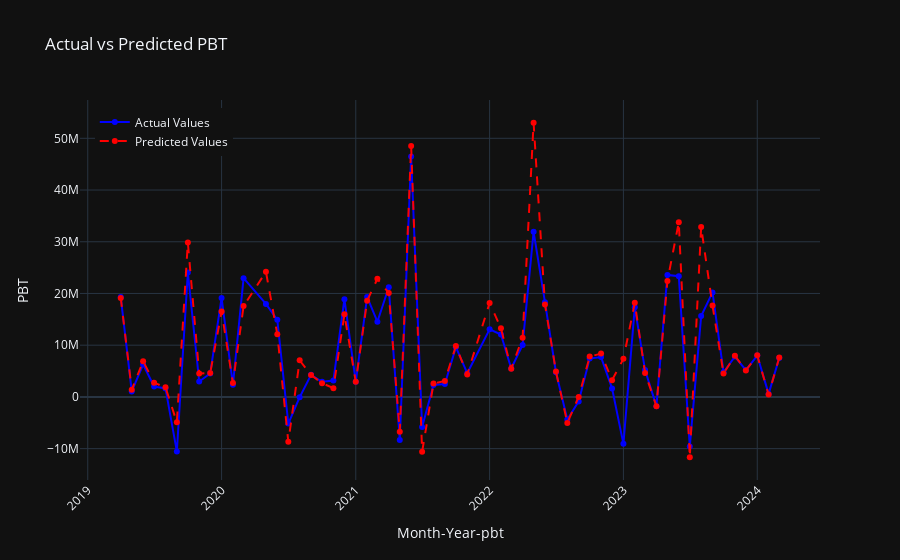

The notebook cell saved with this chart:
### Code cell
#Actual vs Predicted PBT
month_year_p = df[['YEAR', 'month_index']].iloc[-len(y_test_p):].reset_index(drop=True)
month_year_p['Month-Year-pbt'] = pd.to_datetime(month_year_p['YEAR'].astype(str) + '-' + month_year_p['month_index'].astype(str).str.zfill(2))
y_pred_series_p = pd.Series(y_pred_p).reset_index(drop=True)
# Create DataFrame
results_df_p = pd.DataFrame({
    'Month-Year-pbt': month_year_p['Month-Year-pbt'],
    'Actual': y_test_p.reset_index(drop=True),
    'Predicted': y_pred_series_p.reset_index(drop=True)
})
results_df_p = results_df_p.sort_values(by='Month-Year-pbt')
max_date = pd.Timestamp("2024-03-31")

# Filter the results
filtered_results_df_p = results_df_p[results_df_p['Month-Year-pbt'] <= max_date]
filtered_results_df_p = filtered_results_df_p.groupby('Month-Year-pbt').agg({'Actual': 'mean', 'Predicted': 'mean'}).reset_index()

fig = go.Figure()

#actual values
fig.add_trace(go.Scatter(
    x=filtered_results_df_p['Month-Year-pbt'],
    y=filtered_results_df_p['Actual'],
    mode='lines+markers',
    name='Actual Values',
    line=dict(color='blue')
))

#predicted values
fig.add_trace(go.Scatter(
    x=filtered_results_df_p['Month-Year-pbt'],
    y=filtered_results_df_p['Predicted'],
    mode='lines+markers',
    name='Predicted Values',
    line=dict(color='red', dash='dash')
))

fig.update_layout(
    title='Actual vs Predicted PBT',
    xaxis_title='Month-Year-pbt',
    yaxis_title='PBT',
    legend=dict(x=0.02, y=0.98),
    plot_bgcolor='rgba(0, 0, 0, 0)', 
    template='plotly_dark', 
    xaxis_tickangle=-45 
)
fig.show()
